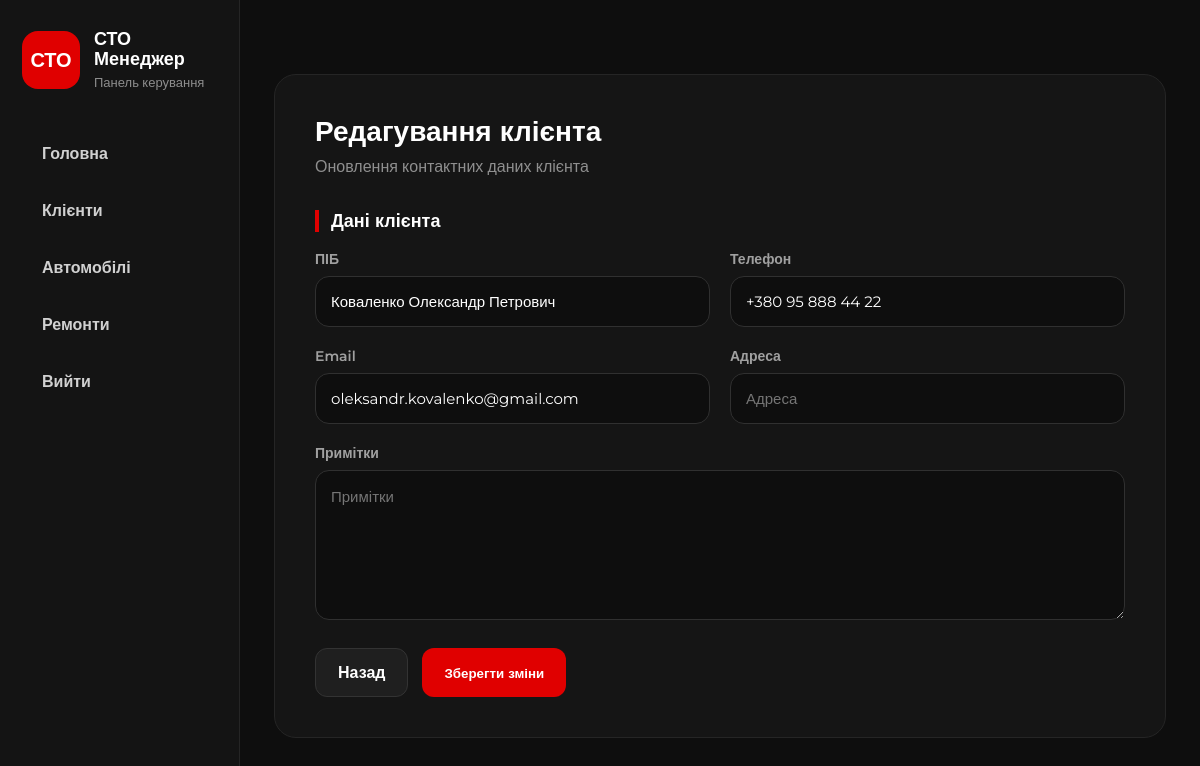
Page /clients/9/edit/ on the earlier database version.
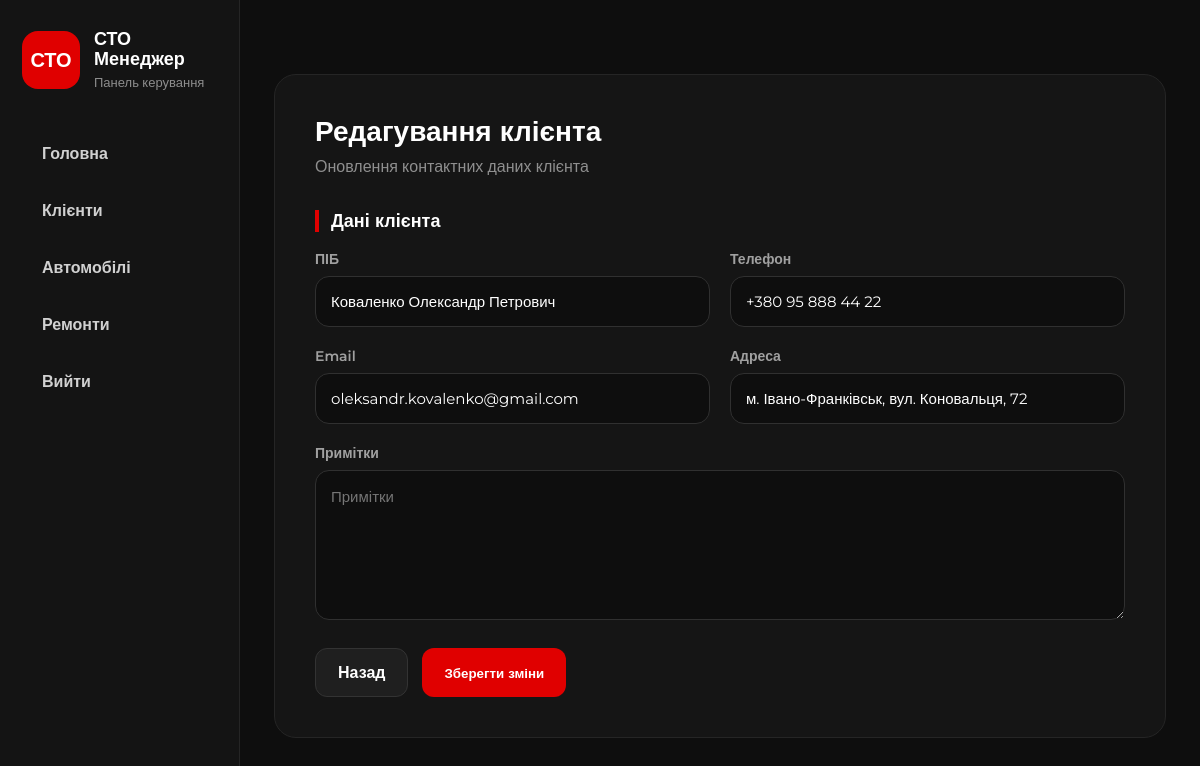
Same page on the later database version.
### clients/models.py (models this page shows, shortened)
class Client(models.Model):
    full_name = models.CharField(max_length=150, verbose_name="ПІБ")
    phone = models.CharField(max_length=20, unique=True, verbose_name="Телефон")
    email = models.EmailField(blank=True, null=True, verbose_name="Email")
    address = models.CharField(max_length=255, blank=True, null=True, verbose_name="Адреса")
    notes = models.TextField(blank=True, null=True, verbose_name="Примітки")
    created_at = models.DateTimeField(auto_now_add=True)
    class Meta:
        verbose_name = "Клієнт"
        verbose_name_plural = "Клієнти"
        ordering = ['full_name']

### clients/views.py (the view)
# urls.py: path('<int:client_id>/edit/', views.edit_client_view, name='edit_client'),
def edit_client_view(request, client_id):
    client = get_object_or_404(Client, id=client_id)
    if request.method == 'POST':
        form = ClientForm(request.POST, instance=client)
        if form.is_valid():
            form.save()
            messages.success(request, 'Дані клієнта успішно оновлено.')
            return redirect('client_detail', client_id=client.id)
    else:
        form = ClientForm(instance=client)
    return render(request, 'clients/edit_client.html', {
        'form': form,
        'client': client
    })

### clients/forms.py
class ClientForm(forms.ModelForm):
    class Meta:
        model = Client
        fields = ['full_name', 'phone', 'email', 'address', 'notes']
        widgets = {
            'full_name': forms.TextInput(attrs={
                'class': 'form-input',
                'placeholder': 'ПІБ клієнта'
            }),
            'phone': forms.TextInput(attrs={
                'class': 'form-input',
                'placeholder': '+380...'
            }),
            'email': forms.EmailInput(attrs={
                'class': 'form-input',
                'placeholder': 'email@gmail.com'
            }),
            'address': forms.TextInput(attrs={
                'class': 'form-input',
                'placeholder': 'Адреса'
            }),
            'notes': forms.Textarea(attrs={
                'class': 'form-input',
                'placeholder': 'Примітки',
                'rows': 5
            }),
        }

### clients/templates/clients/edit_client.html (shortened to what this page needs)
{% extends 'base.html' %}
{% block content %}
<div class="form-card">
    <h2>Редагування клієнта</h2>
    <p>Оновлення контактних даних клієнта</p>
    <form method="post">
        <div class="form-section-title">Дані клієнта</div>
        <div class="form-grid">
            <div class="form-group">
                <label>{{ form.full_name.label }}</label>
                {{ form.full_name }}
            </div>
            <div class="form-group">
                <label>{{ form.phone.label }}</label>
                {{ form.phone }}
            </div>
            <div class="form-group">
                <label>{{ form.email.label }}</label>
                {{ form.email }}
            </div>
            <div class="form-group">
                <label>{{ form.address.label }}</label>
                {{ form.address }}
            </div>
            <div class="form-group full">
                <label>{{ form.notes.label }}</label>
                {{ form.notes }}
            </div>
        </div>
        <div class="form-actions">
            <a href="{% url 'client_detail' client.id %}" class="btn-secondary">
                Назад
            </a>
            <button type="submit" class="btn-primary">
                Зберегти зміни
            </button>
        </div>
    </form>
</div>
{% endblock %}

Differences in the rows shown:
changed Client "Коваленко Олександр Петрович": address (not shown) → "м. Івано-Франківськ, вул. Коновальця, 72"
